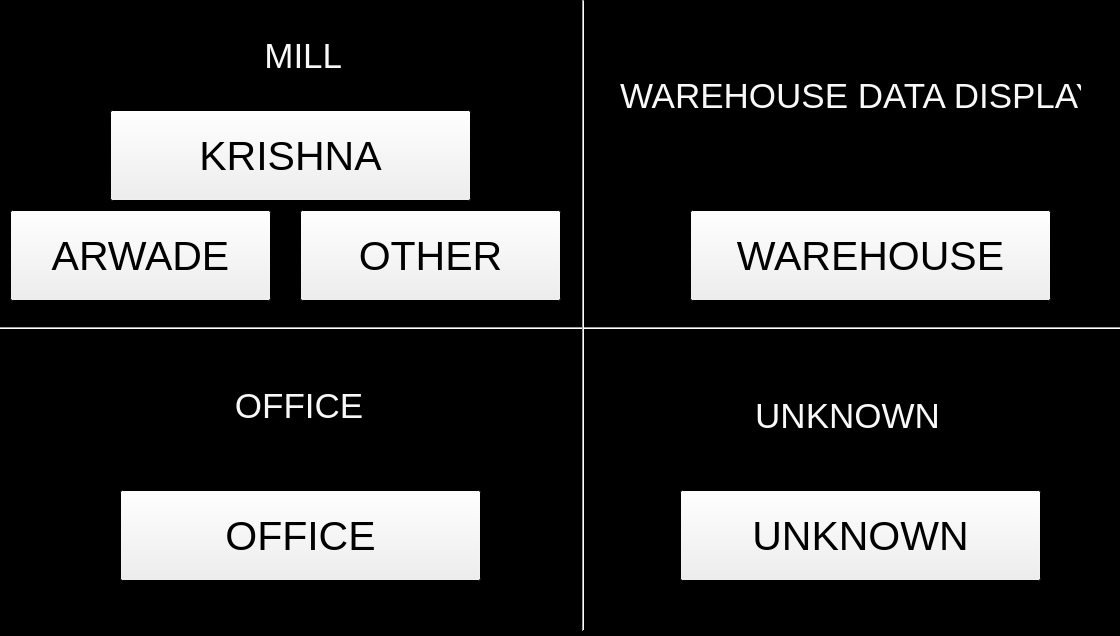
<?xml version="1.0" encoding="UTF-8"?>
<ui version="4.0">
 <class>outward_data_option</class>
 <widget class="QMainWindow" name="outward_data_option">
  <property name="geometry">
   <rect>
    <x>0</x>
    <y>0</y>
    <width>1120</width>
    <height>636</height>
   </rect>
  </property>
  <property name="palette">
   <palette>
    <active>
     <colorrole role="WindowText">
      <brush brushstyle="SolidPattern">
       <color alpha="255">
        <red>248</red>
        <green>248</green>
        <blue>248</blue>
       </color>
      </brush>
     </colorrole>
     <colorrole role="Window">
      <brush brushstyle="SolidPattern">
       <color alpha="255">
        <red>0</red>
        <green>0</green>
        <blue>0</blue>
       </color>
      </brush>
     </colorrole>
    </active>
    <inactive>
     <colorrole role="WindowText">
      <brush brushstyle="SolidPattern">
       <color alpha="255">
        <red>248</red>
        <green>248</green>
        <blue>248</blue>
       </color>
      </brush>
     </colorrole>
     <colorrole role="Window">
      <brush brushstyle="SolidPattern">
       <color alpha="255">
        <red>0</red>
        <green>0</green>
        <blue>0</blue>
       </color>
      </brush>
     </colorrole>
    </inactive>
    <disabled>
     <colorrole role="Base">
      <brush brushstyle="SolidPattern">
       <color alpha="255">
        <red>0</red>
        <green>0</green>
        <blue>0</blue>
       </color>
      </brush>
     </colorrole>
     <colorrole role="Window">
      <brush brushstyle="SolidPattern">
       <color alpha="255">
        <red>0</red>
        <green>0</green>
        <blue>0</blue>
       </color>
      </brush>
     </colorrole>
    </disabled>
   </palette>
  </property>
  <property name="windowTitle">
   <string>MainWindow</string>
  </property>
  <widget class="QWidget" name="centralwidget">
   <widget class="Line" name="line">
    <property name="geometry">
     <rect>
      <x>0</x>
      <y>320</y>
      <width>1131</width>
      <height>16</height>
     </rect>
    </property>
    <property name="orientation">
     <enum>Qt::Horizontal</enum>
    </property>
   </widget>
   <widget class="Line" name="line_2">
    <property name="geometry">
     <rect>
      <x>543</x>
      <y>0</y>
      <width>81</width>
      <height>631</height>
     </rect>
    </property>
    <property name="orientation">
     <enum>Qt::Vertical</enum>
    </property>
   </widget>
   <widget class="QPushButton" name="wh">
    <property name="geometry">
     <rect>
      <x>690</x>
      <y>210</y>
      <width>361</width>
      <height>91</height>
     </rect>
    </property>
    <property name="font">
     <font>
      <pointsize>31</pointsize>
     </font>
    </property>
    <property name="text">
     <string>WAREHOUSE</string>
    </property>
   </widget>
   <widget class="QPushButton" name="other">
    <property name="geometry">
     <rect>
      <x>300</x>
      <y>210</y>
      <width>261</width>
      <height>91</height>
     </rect>
    </property>
    <property name="font">
     <font>
      <pointsize>31</pointsize>
     </font>
    </property>
    <property name="text">
     <string>OTHER</string>
    </property>
   </widget>
   <widget class="QPushButton" name="krishna">
    <property name="geometry">
     <rect>
      <x>110</x>
      <y>110</y>
      <width>361</width>
      <height>91</height>
     </rect>
    </property>
    <property name="font">
     <font>
      <pointsize>31</pointsize>
     </font>
    </property>
    <property name="text">
     <string>KRISHNA</string>
    </property>
   </widget>
   <widget class="QPushButton" name="arwade">
    <property name="geometry">
     <rect>
      <x>10</x>
      <y>210</y>
      <width>261</width>
      <height>91</height>
     </rect>
    </property>
    <property name="font">
     <font>
      <pointsize>31</pointsize>
     </font>
    </property>
    <property name="text">
     <string>ARWADE</string>
    </property>
   </widget>
   <widget class="QPushButton" name="office">
    <property name="geometry">
     <rect>
      <x>120</x>
      <y>490</y>
      <width>361</width>
      <height>91</height>
     </rect>
    </property>
    <property name="font">
     <font>
      <pointsize>31</pointsize>
     </font>
    </property>
    <property name="text">
     <string>OFFICE</string>
    </property>
   </widget>
   <widget class="QPushButton" name="unknown">
    <property name="geometry">
     <rect>
      <x>680</x>
      <y>490</y>
      <width>361</width>
      <height>91</height>
     </rect>
    </property>
    <property name="font">
     <font>
      <pointsize>31</pointsize>
     </font>
    </property>
    <property name="text">
     <string>UNKNOWN</string>
    </property>
   </widget>
   <widget class="QLabel" name="label">
    <property name="geometry">
     <rect>
      <x>620</x>
      <y>30</y>
      <width>461</width>
      <height>131</height>
     </rect>
    </property>
    <property name="font">
     <font>
      <pointsize>26</pointsize>
     </font>
    </property>
    <property name="text">
     <string>WAREHOUSE DATA DISPLAY</string>
    </property>
   </widget>
   <widget class="QLabel" name="label_2">
    <property name="geometry">
     <rect>
      <x>70</x>
      <y>20</y>
      <width>461</width>
      <height>71</height>
     </rect>
    </property>
    <property name="font">
     <font>
      <pointsize>26</pointsize>
     </font>
    </property>
    <property name="text">
     <string>                    MILL</string>
    </property>
   </widget>
   <widget class="QLabel" name="label_3">
    <property name="geometry">
     <rect>
      <x>60</x>
      <y>370</y>
      <width>461</width>
      <height>71</height>
     </rect>
    </property>
    <property name="font">
     <font>
      <pointsize>26</pointsize>
     </font>
    </property>
    <property name="text">
     <string>                  OFFICE</string>
    </property>
   </widget>
   <widget class="QLabel" name="label_4">
    <property name="geometry">
     <rect>
      <x>590</x>
      <y>380</y>
      <width>461</width>
      <height>71</height>
     </rect>
    </property>
    <property name="font">
     <font>
      <pointsize>26</pointsize>
     </font>
    </property>
    <property name="text">
     <string>                 UNKNOWN</string>
    </property>
   </widget>
  </widget>
 </widget>
 <resources/>
 <connections/>
</ui>
